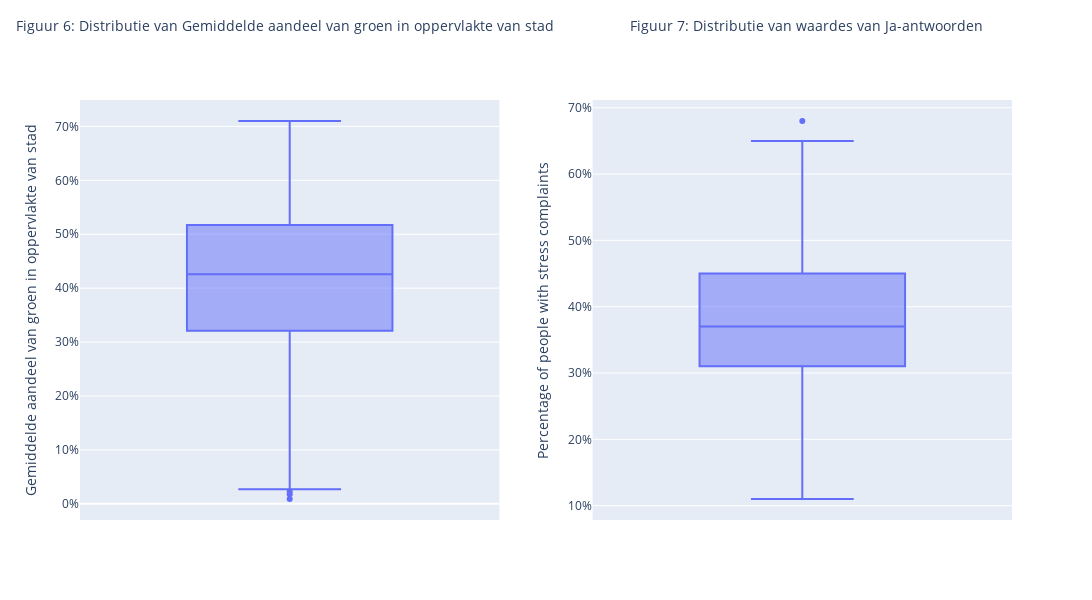

Notebook code cell kept with this figure:
### Markdown cell above
Figuur 6 laat de distributie van het gemiddelde aandeel van groen gebied in oppervlakte van een stad zien

Figuur 7 Laat de distributie van waardes van Ja-antwoorden zien.

### Code cell
# Boxplot data voor de eerste boxplot
boxplot_data1 = oecd_df[['Gemiddelde aandeel van groen in oppervlakte van stad']].copy()
boxplot_data1['Gemiddelde aandeel van groen in oppervlakte van stad'] = boxplot_data1['Gemiddelde aandeel van groen in oppervlakte van stad'] / 100
# Boxplot data voor de tweede boxplot
boxplot_data2 = stress_df[['Percentage mensen die Ja hebben geantwoord']].copy()
boxplot_data2['Percentage mensen die Ja hebben geantwoord'] = boxplot_data2['Percentage mensen die Ja hebben geantwoord'] / 100

# Creëer subplots
fig = make_subplots(
    rows=1, cols=2,
    subplot_titles=('Figuur 6: Distributie van Gemiddelde aandeel van groen in oppervlakte van stad', 'Figuur 7: Distributie van YES values'),
    horizontal_spacing=0.1
)

# Voeg eerste boxplot toe aan de eerste subplot
fig6 = px.box(
    boxplot_data1,
    y='Gemiddelde aandeel van groen in oppervlakte van stad',
    labels={'Gemiddelde aandeel van groen in oppervlakte van stad': 'Green Area (%)'}
)
for trace in fig6['data']:
    fig.add_trace(trace, row=1, col=1)

# Voeg tweede boxplot toe aan de tweede subplot
fig7 = px.box(
    boxplot_data2,
    y='Percentage mensen die Ja hebben geantwoord'
)
for trace in fig7['data']:
    fig.add_trace(trace, row=1, col=2)

# Update layout van de gecombineerde figuur
fig.update_layout(
#    title_text='Figuur 6 en 7: Distributie van Gemiddelde aandeel van groen in oppervlakte van stad en waardes van Ja-antwoorden',
    width=1200,
    height=600
)

# Specifieke y-as titels voor elke subplot
fig.update_yaxes(title_text='Gemiddelde aandeel van groen in oppervlakte van stad', tickformat=".0%", row=1, col=1)
fig.update_yaxes(title_text='Percentage of people with stress complaints', tickformat=".0%", row=1, col=2)

# Update de positie van de subplot titels om overlapping te voorkomen
fig.update_layout(
    annotations=[
        dict(
            text='Figuur 6: Distributie van Gemiddelde aandeel van groen in oppervlakte van stad',
            x=0.22,
            xref='paper',
            y=1.15,
            yref='paper',
            showarrow=False,
            font=dict(size=14)
        ),
        dict(
            text='Figuur 7: Distributie van waardes van Ja-antwoorden',
            x=0.78,
            xref='paper',
            y=1.15,
            yref='paper',
            showarrow=False,
            font=dict(size=14)
        )
    ]
)

fig.add_annotation(
    xref='paper', yref='paper',
    x=0.5, y=-0.5,  # Adjust y to position the annotation at the bottom
    showarrow=False,
    xanchor='center',
    yanchor='top',
    align='center',
    text='Figuur 6 laat de distributie van het gemiddelde aandeel van groen gebied in oppervlakte van een stad zien. <br>' +
        'Figuur 7 Laat de distributie van waardes van Ja-antwoorden zien',
    font=dict(size=13),  # Adjust font size if necessary
)
fig.show()

### Figure 1 — Plotly figure (JSON) as saved in the notebook; plotly's stock layout.template omitted (floating-point values rounded to 4 significant figures; data arrays with more than 128 entries replaced by an {"elided": "..."} marker saying what was removed)
{"data": [{"alignmentgroup": "True", "hovertemplate": "Green Area (%)=%{y}<extra></extra>", "legendgroup": "", "marker": {"color": "#636efa"}, "name": "", "notched": false, "offsetgroup": "", "orientation": "v", "showlegend": false, "type": "box", "x0": " ", "xaxis": "x", "y": {"elided": "1129 float values"}, "y0": " ", "yaxis": "y"}, {"alignmentgroup": "True", "hovertemplate": "Percentage mensen die Ja hebben geantwoord=%{y}<extra></extra>", "legendgroup": "", "marker": {"color": "#636efa"}, "name": "", "notched": false, "offsetgroup": "", "orientation": "v", "showlegend": false, "type": "box", "x0": " ", "xaxis": "x2", "y": [0.68, 0.47, 0.25, 0.4, 0.33, 0.42, 0.32, 0.4, 0.39, 0.39, 0.36, 0.34, 0.37, 0.41, 0.23, 0.42, 0.42, 0.51, 0.5, 0.37, 0.47, 0.47, 0.36, 0.55, 0.25, 0.55, 0.45, 0.49, 0.23, 0.47, 0.33, 0.41, 0.34, 0.33, 0.19, 0.35, 0.49, 0.54, 0.39, 0.42, 0.43, 0.33, 0.37, 0.29, 0.14, 0.53, 0.35, 0.24, 0.45, 0.31, 0.38, 0.5, 0.13, 0.33, 0.21, 0.11, 0.17, 0.65, 0.35, 0.58, 0.48, 0.19, 0.42, 0.49, 0.31, 0.19, 0.32, 0.52, 0.35, 0.26, 0.39, 0.14, 0.27, 0.44, 0.26, 0.45, 0.35, 0.33, 0.37, 0.46, 0.49, 0.36, 0.28, 0.37, 0.34, 0.53, 0.19, 0.42, 0.42, 0.35, 0.25, 0.49, 0.32, 0.61, 0.4, 0.38, 0.34, 0.33, 0.31, 0.56, 0.32, 0.26, 0.24, 0.26, 0.39, 0.41, 0.56, 0.31, 0.41, 0.13, 0.28, 0.37, 0.28], "y0": " ", "yaxis": "y2"}], "layout": {"annotations": [{"font": {"size": 14}, "showarrow": false, "text": "Figuur 6: Distributie van Gemiddelde aandeel van groen in oppervlakte van stad", "x": 0.22, "xanchor": "center", "xref": "paper", "y": 1.15, "yanchor": "bottom", "yref": "paper"}, {"font": {"size": 14}, "showarrow": false, "text": "Figuur 7: Distributie van waardes van Ja-antwoorden", "x": 0.78, "xanchor": "center", "xref": "paper", "y": 1.15, "yanchor": "bottom", "yref": "paper"}, {"align": "center", "font": {"size": 13}, "showarrow": false, "text": "Figuur 6 laat de distributie van het gemiddelde aandeel van groen gebied in oppervlakte van een stad zien. <br>Figuur 7 Laat de distributie van waardes van Ja-antwoorden zien", "x": 0.5, "xanchor": "center", "xref": "paper", "y": -0.5, "yanchor": "top", "yref": "paper"}], "height": 600, "width": 1200, "xaxis": {"anchor": "y", "domain": [0, 0.45]}, "xaxis2": {"anchor": "y2", "domain": [0.55, 1]}, "yaxis": {"anchor": "x", "domain": [0, 1], "tickformat": ".0%", "title": {"text": "Gemiddelde aandeel van groen in oppervlakte van stad"}}, "yaxis2": {"anchor": "x2", "domain": [0, 1], "tickformat": ".0%", "title": {"text": "Percentage of people with stress complaints"}}}}
